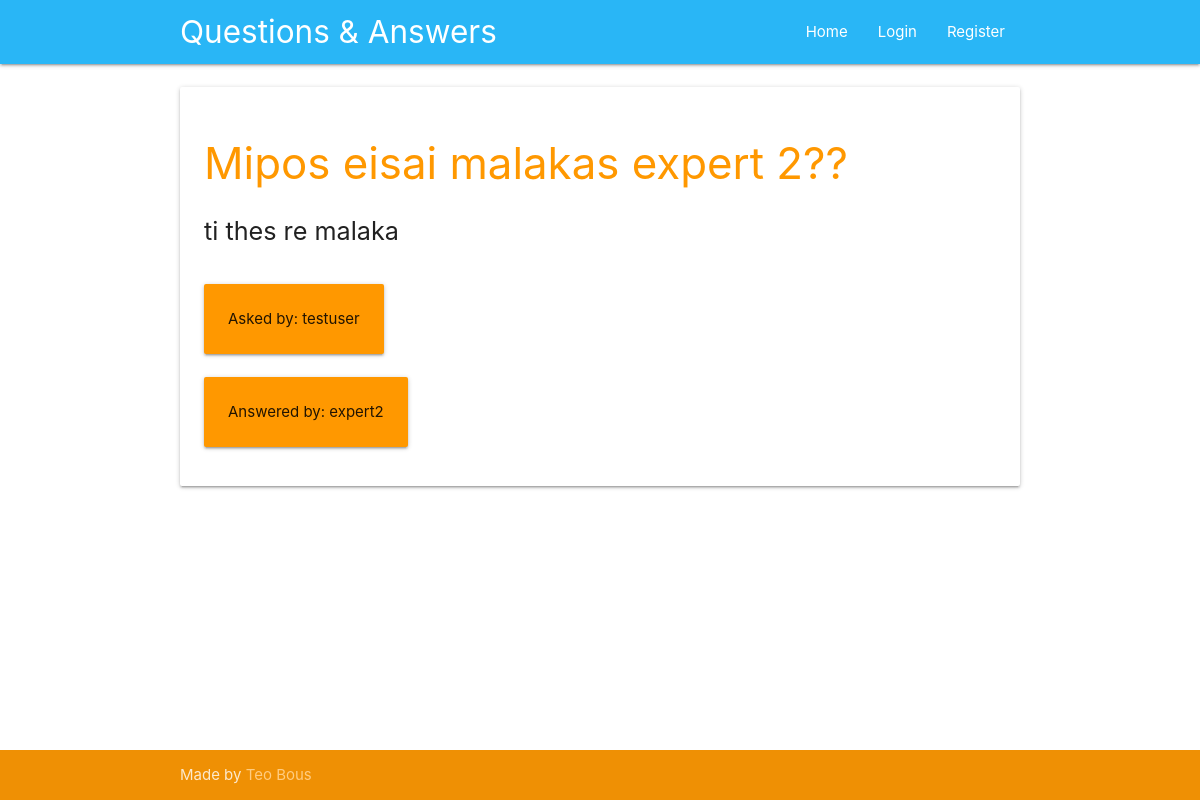
The page /question/5 on the database its author committed.
### tables this page shows
CREATE TABLE questions (
    id integer primary key autoincrement,
    question_text text not null,
    answer_text text,
    asked_by_id integer not null,
    expert_id integer not null
);

CREATE TABLE users (
    id integer primary key autoincrement,
    name text not null,
    password text not null,
    expert boolean not null,
    admin boolean not null 
);

### app.py (the view)
@app.route('/question/<question_id>')
def question(question_id):
	user = get_current_user()
	db = get_db()
	query = """
			select questions.question_text as question_text, questions.answer_text as answer_text, askers.name as asker, experts.name as expert
			from questions
			join users as askers on questions.asked_by_id = askers.id
			join users as experts on questions.expert_id = experts.id
			where questions.id = ?
			"""
	question_cur = db.execute(query, [question_id])
	question = question_cur.fetchone()
	return render_template('question.html', user=user, question=question)

### app.py (called while the page is built)
def get_current_user():
	user_result = None
	if 'user' in session:
		user = session['user']
		db = get_db()
		query = 'select id, name, password, expert, admin from users where name = ?'
		user_cur = db.execute(query, [user])
		user_result = user_cur.fetchone()
	return user_result

### database.py (called while the page is built)
def connect_db():
	sql = sqlite3.connect('data.db')
	sql.row_factory = sqlite3.Row
	return sql

def get_db():
	if not hasattr(g, 'sqlite_db'):
		g.sqlite_db = connect_db()
	return g.sqlite_db

### templates/question.html (shortened to what this page needs)
{% extends 'base.html' %}
{% block content %}
    <div class="section">
      <div class="container">
        <div class="card-panel ">
          <h3 class="header orange-text">{{ question.question_text }}?</h3>
          <p class="flow-text">{{ question.answer_text }}</p>
          <div class="card-panel orange" style="display: inline-block;">Asked by: {{ question.asker }}</div><br>
          <div class="card-panel orange" style="display: inline-block;">Answered by: {{ question.expert }}</div>
        </div>
      </div>
    </div>
{% endblock %}

### static/css/style.css (style rules this page uses)
body { display: flex; min-height: 100vh; flex-direction: column; }

### rows shown on the page
questions: question_text "Mipos eisai malakas expert 2?", answer_text "ti thes re malaka"
users: asker "testuser"
users: expert "expert2"
